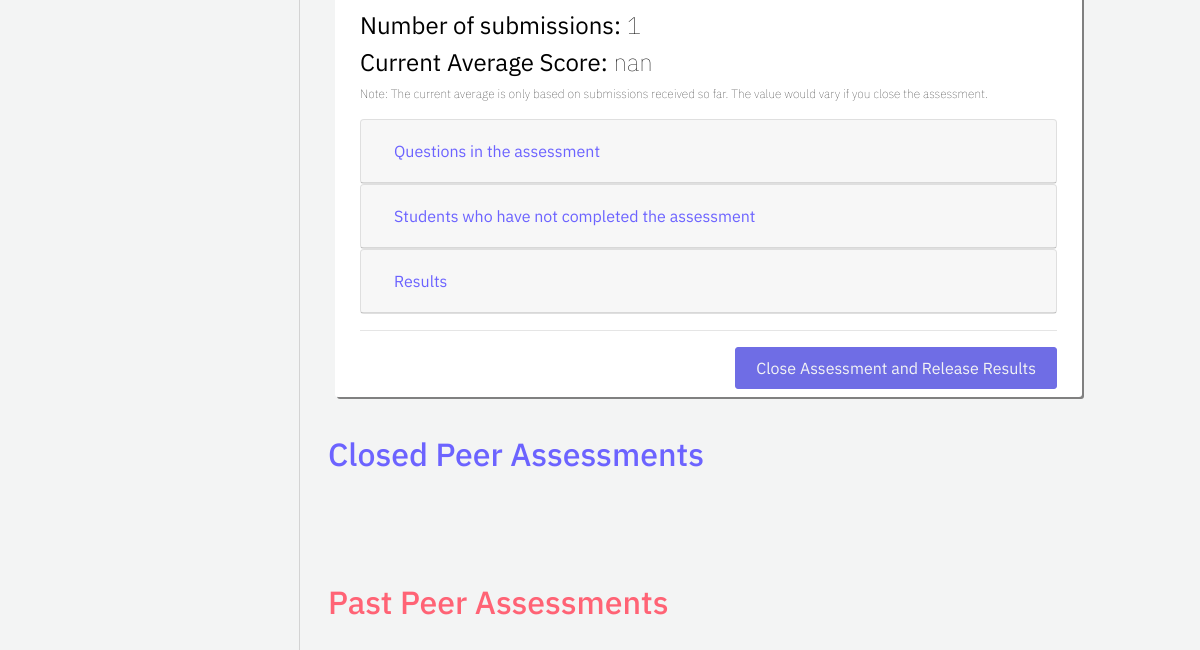
The app's page /professor/all-assessments (lower part), older data.
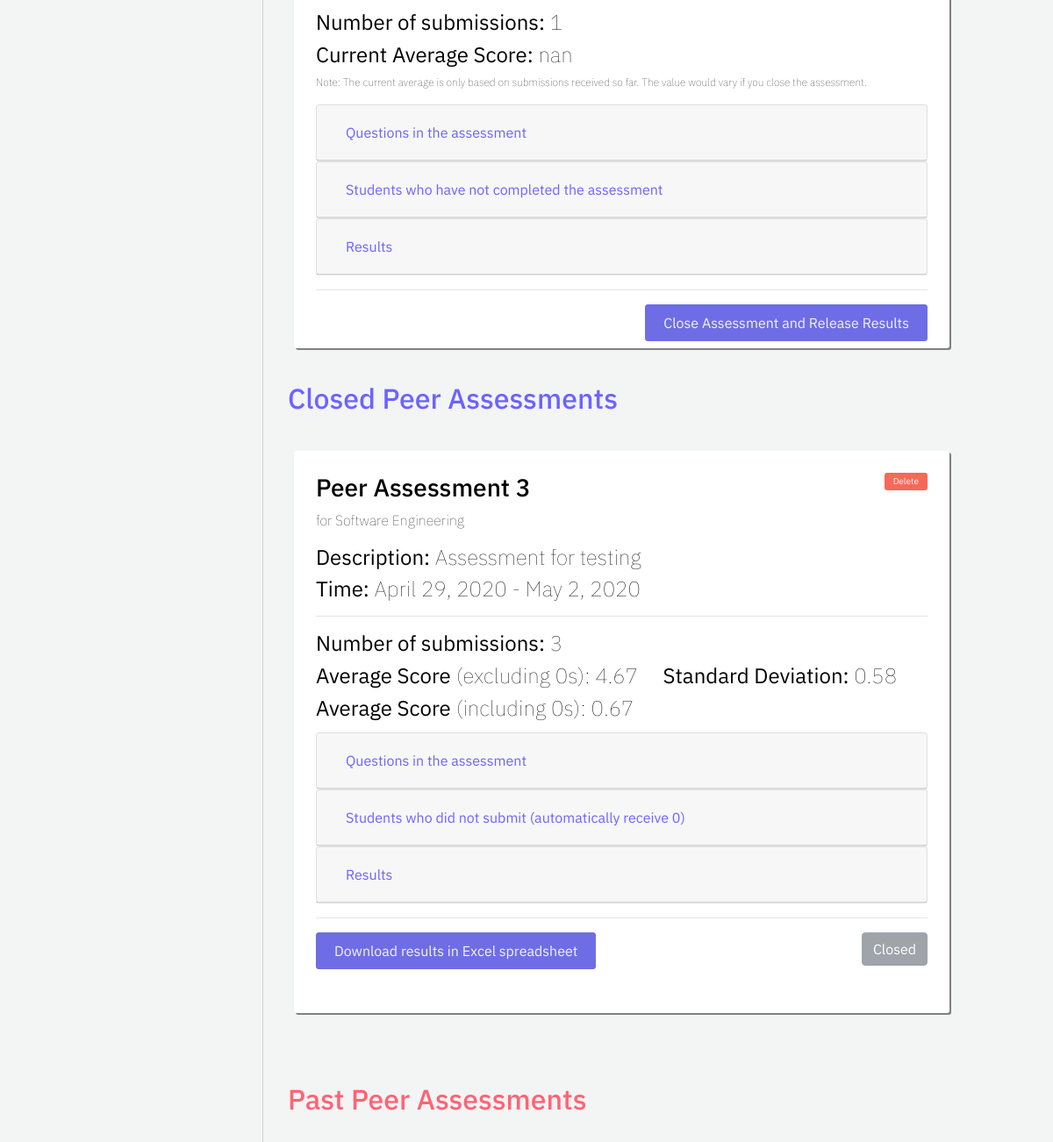
The same page, newer data.
### assessment/models.py (models this page shows, shortened)
class Assessment(models.Model):
    name = models.CharField("assessment name", max_length=255)
    description = models.TextField("description", max_length=512, blank=True)
    date_created = models.DateTimeField("date created", auto_now_add=True)
    start_date = models.DateField("start date")
    end_date = models.DateField("end date")
    open_status = models.BooleanField("open status", default=True)
    course = models.ForeignKey(Course, on_delete=models.CASCADE) # the course that this peer review belongs to
    questions = models.ManyToManyField(Question) # a set of Questions under this assessment
    result_sets = models.ManyToManyField(Result_set) # a set of Result_sets under this assessment
    completed_students = models.ManyToManyField(User, related_name="completed_students") # a set of Users who have completed this assessment
    def is_current(self):
        if self.end_date + datetime.timedelta(days=60) > datetime.datetime.now().date(): # end date + 60 >= current date
            return True
        return False
    def is_open(self):
        return self.open_status

### registration/models.py (models this page shows, shortened)
class Course(models.Model):
    course_name = models.CharField("course name", max_length=60)
    course_code = models.IntegerField("course code")
    section_number = models.SmallIntegerField("section number")
    year = models.SmallIntegerField("year of realization")
    semester_choices = (
        ('S', 'Spring'),
        ('F', 'Fall'),
    )
    semester = models.CharField("semester of realization", max_length = 1, choices = semester_choices)
    professors = models.ManyToManyField(User)
    students = models.ManyToManyField(User, related_name="students")

### eval_professor/views.py (the view)
# urls.py: path('all-assessments', views.all_assessments, name='all-assessments'),
def all_assessments(request):
    team_list = Team.objects.all()
    assessment_list = Assessment.objects.all()
    context = {
        'team_list': team_list,
        'assessment_list': assessment_list,
    }
    return render(request, 'eval_professor/all-assessments.html', context = context)

### assessment/models.py (called while the page is built)
    def get_answer(self):
        if self.question.type_answer == self.question.TYPE_Rating:
            return self.answer_rating
        else:
            return self.answer_text

    def get_overall_average(self):
        scores = [answer.answer_rating for answer in self.rating_answers.all()] # a list of scores
        return round(np.mean(scores), 2)

    def get_overall_avg_no_0(self):
        scores = [answer.answer_rating for answer in self.rating_answers.all()] # a list of scores
        scores_no_0 = [score for score in scores if score != 0]
        return round(np.mean(scores_no_0), 2)

### eval_professor/templatetags/eval_professor_extras.py (called while the page is built)
@register.simple_tag
def get_class_average(course, assessment):
    return round(np.mean([result_set.get_overall_average() for result_set in assessment.result_sets.all()]), 2)

@register.simple_tag
def get_class_avg_no_0(course, assessment):
    scores = [result_set.get_overall_avg_no_0() for result_set in assessment.result_sets.all()]
    scores_no_nan = [score for score in scores if not isnan(score)]
    return round(np.mean(scores_no_nan), 2)

@register.simple_tag
def find_result_set(result_sets, student, team):
    return result_sets.filter(student=student, team=team).first()

### eval_professor/templates/eval_professor/all-assessments.html (shortened to what the changed rows need)
{% extends 'eval_professor/base-sidebar.html'%}
{% load eval_professor_extras %}
{% load static %}
{% block content%}
	<div id="main">
		<div class="container">
			{% if assessment_list|length > 0 %}
				{% for assessment in assessment_list %}
					{% if assessment.is_current and assessment.is_open %}
						<div class="column course-box">
							<h4> <b>Number of submissions:</b> {{ assessment.completed_students.all|length }} </h4>
							{% get_class_average assessment.course assessment as class_avg %}
							<h4> <b>Current Average Score:</b> {{ class_avg }} </h4>
							<p style="font-size: 12px; font-weight: 50;">
								Note: The current average is only based on submissions received so far. The value would vary if you close the assessment.
							</p>
							<div style="margin-top: 2%; margin-bottom: 2%;">
								<div class="card">
									<div class="card-header" id="headingOne_@{{ assessment.id }}">
										<h5 class="mb-0">
											<button style="color: #6C63FF;" class="btn btn-link" data-toggle="collapse" data-target="#collapseOne_@{{ assessment.id }}" aria-expanded="true" aria-controls="collapseOne_@{{ assessment.id }}">
												Questions in the assessment
											</button>
										</h5>
									</div>
								</div>
								<div class="card">
									<div class="card-header" id="headingTwo_@{{ assessment.id }}">
										<h5 class="mb-0">
											<button style="color: #6C63FF;" class="btn btn-link collapsed" data-toggle="collapse" data-target="#collapseTwo_@{{ assessment.id }}" aria-expanded="false" aria-controls="collapseTwo_@{{ assessment.id }}">
												Students who have not completed the assessment
											</button>
										</h5>
									</div>
								</div>
								<div class="card">
									<div class="card-header" id="headingThree_@{{ assessment.id }}">
										<h5 class="mb-0">
											<button style="color: #6C63FF;" class="btn btn-link collapsed" data-toggle="collapse" data-target="#collapseThree_@{{ assessment.id }}" aria-expanded="false" aria-controls="collapseThree_@{{ assessment.id }}">
												Results
											</button>
										</h5>
									</div>
								</div>
							</div>
							<hr>
							<button type="button" class="btn btn-primary buttons purple float-right" data-toggle="modal" data-target="#closeModal_@{{ assessment.id }}">
								Close Assessment and Release Results
							</button>
						</div>
					{% endif %}
				{% endfor %}
			{% else %}
				No current assessments.
			{% endif %}
		</div>
		<div class="container">
			<div class="container row">
				<h2 style="color: #6C63FF;">Closed Peer Assessments</h2>
			</div>
			{% if assessment_list|length > 0 %}
				{% for assessment in assessment_list %}
					{% if not assessment.is_open %}
						<div class="column course-box">
							<a data-toggle="modal" data-target="#exampleModal_@{{assessment.id}}" style="font-size: 10px; padding: 10px; background-color: rgb(247, 104, 88);" class="buttons delete-btn float-right" href="">Delete</a>
							<h3> {{ assessment.name }} </h3>
							<p style="font-weight: 20;"> for {{ assessment.course.course_name }}</p>
							{% if assessment.description != '' %}
								<h4><b>Description:</b> {{ assessment.description }}</h4>
							{% else %}
								<h4><b>Description:</b> No assessment description</h4>
							{% endif %}
							<h4> <b>Time:</b> {{ assessment.start_date }} - {{ assessment.end_date }}</h4>
							<hr>
							<h4> <b>Number of submissions:</b> {{ assessment.completed_students.all|length }} </h4>
							{% get_class_avg_no_0 assessment.course assessment as class_avg_no_0 %}
							{% get_class_std_no_0 assessment.course assessment as class_std_no_0 %}
							<h4> <b>Average Score</b> (excluding 0s): {{ class_avg_no_0 }}&nbsp;&nbsp;&nbsp;&nbsp;  <b>Standard Deviation:</b> {{ class_std_no_0 }}</h4>
							{% get_class_average assessment.course assessment as class_avg %}
							<h4> <b>Average Score</b> (including 0s): {{ class_avg }} </h4>
							<div style="margin-top: 2%; margin-bottom: 2%;">
								<div class="card">
									<div class="card-header" id="headingOne_@{{ assessment.id }}">
										<h5 class="mb-0">
											<button style="color: #6C63FF;" class="btn btn-link" data-toggle="collapse" data-target="#collapseOne_@{{ assessment.id }}" aria-expanded="true" aria-controls="collapseOne_@{{ assessment.id }}">
												Questions in the assessment
											</button>
										</h5>
									</div>
								</div>
								<div class="card">
									<div class="card-header" id="headingTwo_@{{ assessment.id }}">
										<h5 class="mb-0">
											<button style="color: #6C63FF;" class="btn btn-link collapsed" data-toggle="collapse" data-target="#collapseTwo_@{{ assessment.id }}" aria-expanded="false" aria-controls="collapseTwo_@{{ assessment.id }}">
												Students who did not submit (automatically receive 0)
											</button>
										</h5>
									</div>
								</div>
								<div class="card">
									<div class="card-header" id="headingThree_@{{ assessment.id }}">
										<h5 class="mb-0">
											<button style="color: #6C63FF;" class="btn btn-link collapsed" data-toggle="collapse" data-target="#collapseThree_@{{ assessment.id }}" aria-expanded="false" aria-controls="collapseThree_@{{ assessment.id }}">
												Results
											</button>
										</h5>
									</div>
								</div>
							</div>
							<hr>
							<button type="button" class="btn btn-primary buttons purple">
								Download results in Excel spreadsheet
							</button>
							<button type="button" class="btn btn-secondary float-right" disabled>
								Closed
							</button>
						</div>
					{% endif %}
				{% endfor %}
			{% else %}
				No current assessments.
			{% endif %}
		</div>
		<div class="container">
			<div class="container row">
				<h2 style="color: rgb(255, 99, 117); margin-top: 5%;">Past Peer Assessments</h2>
			</div>
		</div>
	</div>
{% endblock %}

Row changes from the older to the newer data that the page shows:
added Assessment: name "Peer Assessment 3", course.course_name "Software Engineering", description "Assessment for testing", start_date "April 29, 2020", end_date "May 2, 2020", completed_students.all|length "3", class_avg_no_0 "4.67", class_std_no_0 "0.58", class_avg "0.67", shown under "Closed Peer Assessments"
